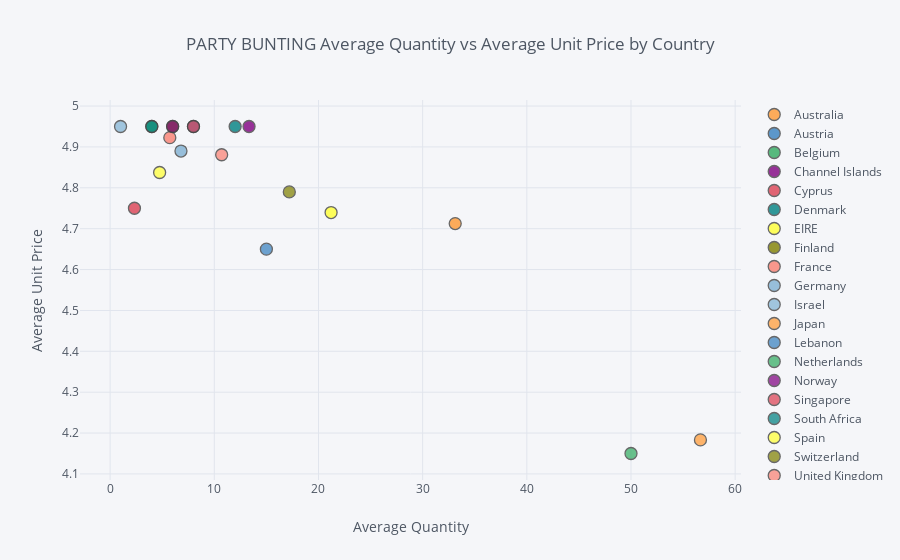

The notebook cell this image was saved under:
### Code cell
party_bunting.iplot(x='Quantity', y='UnitPrice', categories='Country', xTitle='Average Quantity', 
           yTitle='Average Unit Price', title='PARTY BUNTING Average Quantity vs Average Unit Price by Country')

### Figure 1 — Plotly figure (JSON) as saved in the notebook; plotly's stock layout.template omitted (floating-point values rounded to 4 significant figures)
{"data": [{"marker": {"color": "rgba(255, 153, 51, 1.0)", "line": {"width": 1.3}, "opacity": 0.8, "size": 12, "symbol": "circle"}, "mode": "markers", "name": "Australia", "textfont": {"color": "#4D5663"}, "type": "scatter", "uid": "25aff4c3-e8b3-4224-9dcc-0f6128decacc", "x": [33.12], "y": [4.713]}, {"marker": {"color": "rgba(55, 128, 191, 1.0)", "line": {"width": 1.3}, "opacity": 0.8, "size": 12, "symbol": "circle"}, "mode": "markers", "name": "Austria", "textfont": {"color": "#4D5663"}, "type": "scatter", "uid": "9307c4d8-3239-4ba8-b3f2-af043226a509", "x": [8], "y": [4.95]}, {"marker": {"color": "rgba(50, 171, 96, 1.0)", "line": {"width": 1.3}, "opacity": 0.8, "size": 12, "symbol": "circle"}, "mode": "markers", "name": "Belgium", "textfont": {"color": "#4D5663"}, "type": "scatter", "uid": "6ad2adab-ca9e-4da0-95b8-5c965fef6cbb", "x": [4], "y": [4.95]}, {"marker": {"color": "rgba(128, 0, 128, 1.0)", "line": {"width": 1.3}, "opacity": 0.8, "size": 12, "symbol": "circle"}, "mode": "markers", "name": "Channel Islands", "textfont": {"color": "#4D5663"}, "type": "scatter", "uid": "460e3877-2aa5-48ab-9720-44752781df41", "x": [13.33], "y": [4.95]}, {"marker": {"color": "rgba(219, 64, 82, 1.0)", "line": {"width": 1.3}, "opacity": 0.8, "size": 12, "symbol": "circle"}, "mode": "markers", "name": "Cyprus", "textfont": {"color": "#4D5663"}, "type": "scatter", "uid": "c9f6cf43-ffa1-47d5-b1b1-4c7171ad32c7", "x": [2.333], "y": [4.75]}, {"marker": {"color": "rgba(0, 128, 128, 1.0)", "line": {"width": 1.3}, "opacity": 0.8, "size": 12, "symbol": "circle"}, "mode": "markers", "name": "Denmark", "textfont": {"color": "#4D5663"}, "type": "scatter", "uid": "0c006a66-a747-4afc-b4bd-8416f951f015", "x": [12], "y": [4.95]}, {"marker": {"color": "rgba(255, 255, 51, 1.0)", "line": {"width": 1.3}, "opacity": 0.8, "size": 12, "symbol": "circle"}, "mode": "markers", "name": "EIRE", "textfont": {"color": "#4D5663"}, "type": "scatter", "uid": "d1ad92e6-0569-4916-9f1d-3f67ea9040e8", "x": [21.21], "y": [4.739]}, {"marker": {"color": "rgba(128, 128, 0, 1.0)", "line": {"width": 1.3}, "opacity": 0.8, "size": 12, "symbol": "circle"}, "mode": "markers", "name": "Finland", "textfont": {"color": "#4D5663"}, "type": "scatter", "uid": "e26a130f-643f-4804-8e21-abd1b932add6", "x": [6], "y": [4.95]}, {"marker": {"color": "rgba(251, 128, 114, 1.0)", "line": {"width": 1.3}, "opacity": 0.8, "size": 12, "symbol": "circle"}, "mode": "markers", "name": "France", "textfont": {"color": "#4D5663"}, "type": "scatter", "uid": "2ac9d148-47be-4323-9fa0-5ffe8fc61e04", "x": [5.727], "y": [4.923]}, {"marker": {"color": "rgba(128, 177, 211, 1.0)", "line": {"width": 1.3}, "opacity": 0.8, "size": 12, "symbol": "circle"}, "mode": "markers", "name": "Germany", "textfont": {"color": "#4D5663"}, "type": "scatter", "uid": "6a49b589-9d2a-4396-b80f-8822af31833f", "x": [6.8], "y": [4.89]}, {"marker": {"color": "rgba(128, 177, 211, 0.8999999999999999)", "line": {"width": 1.3}, "opacity": 0.8, "size": 12, "symbol": "circle"}, "mode": "markers", "name": "Israel", "textfont": {"color": "#4D5663"}, "type": "scatter", "uid": "45427b29-6397-446c-90aa-808169105c76", "x": [1], "y": [4.95]}, {"marker": {"color": "rgba(255, 153, 51, 0.8999999999999999)", "line": {"width": 1.3}, "opacity": 0.8, "size": 12, "symbol": "circle"}, "mode": "markers", "name": "Japan", "textfont": {"color": "#4D5663"}, "type": "scatter", "uid": "e426d9c7-3a28-4f46-bcfd-03bb57ea39e2", "x": [56.67], "y": [4.183]}, {"marker": {"color": "rgba(55, 128, 191, 0.8999999999999999)", "line": {"width": 1.3}, "opacity": 0.8, "size": 12, "symbol": "circle"}, "mode": "markers", "name": "Lebanon", "textfont": {"color": "#4D5663"}, "type": "scatter", "uid": "c2964bf4-4541-4a67-b4a7-3ec309c283b5", "x": [15], "y": [4.65]}, {"marker": {"color": "rgba(50, 171, 96, 0.8999999999999999)", "line": {"width": 1.3}, "opacity": 0.8, "size": 12, "symbol": "circle"}, "mode": "markers", "name": "Netherlands", "textfont": {"color": "#4D5663"}, "type": "scatter", "uid": "1028f5d7-a3ce-4936-9db6-551679d589e1", "x": [50], "y": [4.15]}, {"marker": {"color": "rgba(128, 0, 128, 0.8999999999999999)", "line": {"width": 1.3}, "opacity": 0.8, "size": 12, "symbol": "circle"}, "mode": "markers", "name": "Norway", "textfont": {"color": "#4D5663"}, "type": "scatter", "uid": "b025448f-d3d0-4e88-b2b9-19ddad88753d", "x": [6], "y": [4.95]}, {"marker": {"color": "rgba(219, 64, 82, 0.8999999999999999)", "line": {"width": 1.3}, "opacity": 0.8, "size": 12, "symbol": "circle"}, "mode": "markers", "name": "Singapore", "textfont": {"color": "#4D5663"}, "type": "scatter", "uid": "6110838f-4129-4b4d-8902-a154d48ff9fa", "x": [8], "y": [4.95]}, {"marker": {"color": "rgba(0, 128, 128, 0.8999999999999999)", "line": {"width": 1.3}, "opacity": 0.8, "size": 12, "symbol": "circle"}, "mode": "markers", "name": "South Africa", "textfont": {"color": "#4D5663"}, "type": "scatter", "uid": "d7e2dde6-3a69-4b8d-960f-8813025e977f", "x": [4], "y": [4.95]}, {"marker": {"color": "rgba(255, 255, 51, 0.8999999999999999)", "line": {"width": 1.3}, "opacity": 0.8, "size": 12, "symbol": "circle"}, "mode": "markers", "name": "Spain", "textfont": {"color": "#4D5663"}, "type": "scatter", "uid": "18c9bbe0-8a62-4a79-aa9b-ee47f70f78cf", "x": [4.75], "y": [4.838]}, {"marker": {"color": "rgba(128, 128, 0, 0.8999999999999999)", "line": {"width": 1.3}, "opacity": 0.8, "size": 12, "symbol": "circle"}, "mode": "markers", "name": "Switzerland", "textfont": {"color": "#4D5663"}, "type": "scatter", "uid": "4e8bf947-a7b2-4cd4-903f-d94c68c2463a", "x": [17.2], "y": [4.79]}, {"marker": {"color": "rgba(251, 128, 114, 0.8999999999999999)", "line": {"width": 1.3}, "opacity": 0.8, "size": 12, "symbol": "circle"}, "mode": "markers", "name": "United Kingdom", "textfont": {"color": "#4D5663"}, "type": "scatter", "uid": "96d19850-7c22-4eaa-b4be-d5535e5dc678", "x": [10.71], "y": [4.881]}], "layout": {"legend": {"bgcolor": "#F5F6F9", "font": {"color": "#4D5663"}}, "paper_bgcolor": "#F5F6F9", "plot_bgcolor": "#F5F6F9", "title": {"font": {"color": "#4D5663"}, "text": "PARTY BUNTING Average Quantity vs Average Unit Price by Country"}, "xaxis": {"gridcolor": "#E1E5ED", "showgrid": true, "tickfont": {"color": "#4D5663"}, "title": {"font": {"color": "#4D5663"}, "text": "Average Quantity"}, "zerolinecolor": "#E1E5ED"}, "yaxis": {"gridcolor": "#E1E5ED", "showgrid": true, "tickfont": {"color": "#4D5663"}, "title": {"font": {"color": "#4D5663"}, "text": "Average Unit Price"}, "zerolinecolor": "#E1E5ED"}}}
